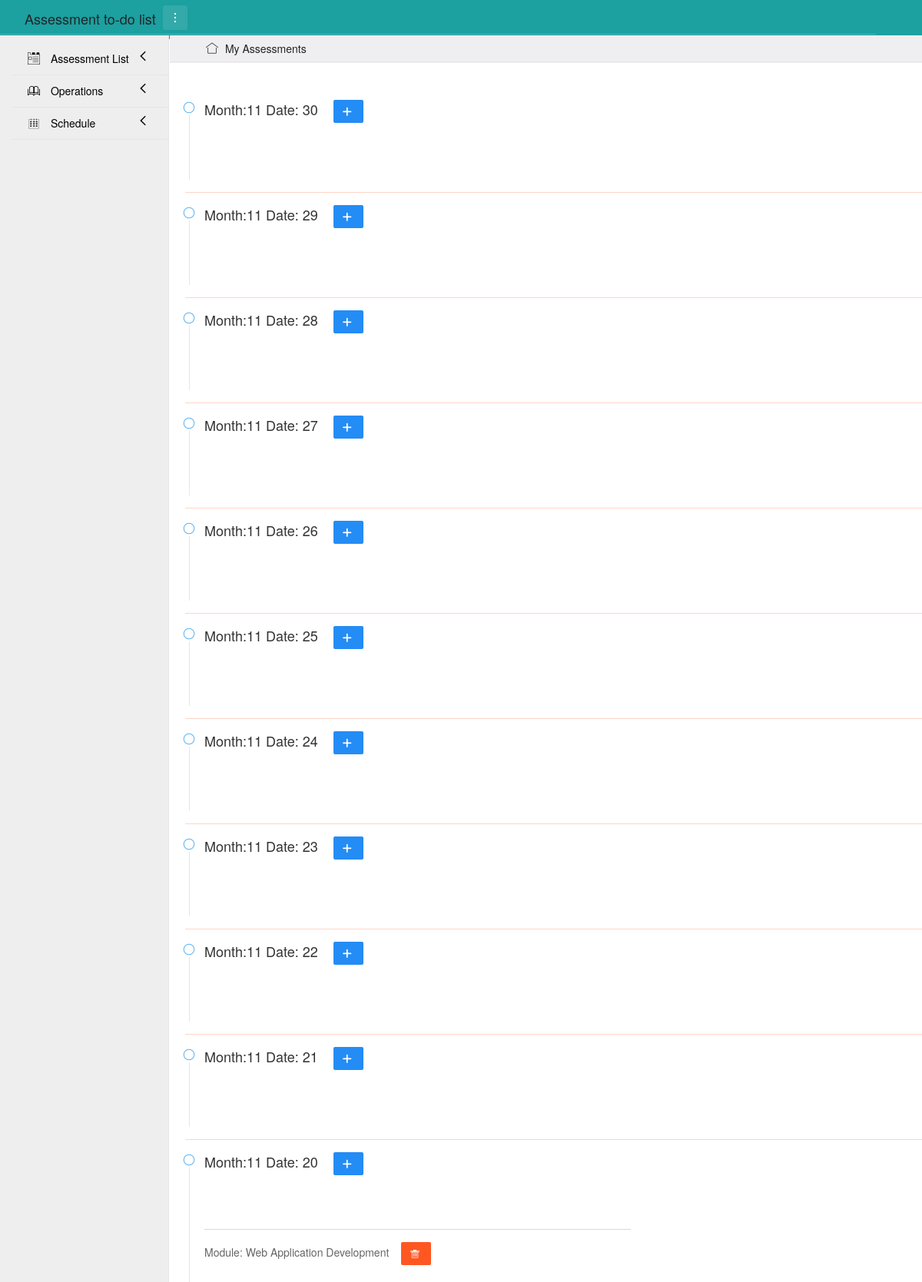
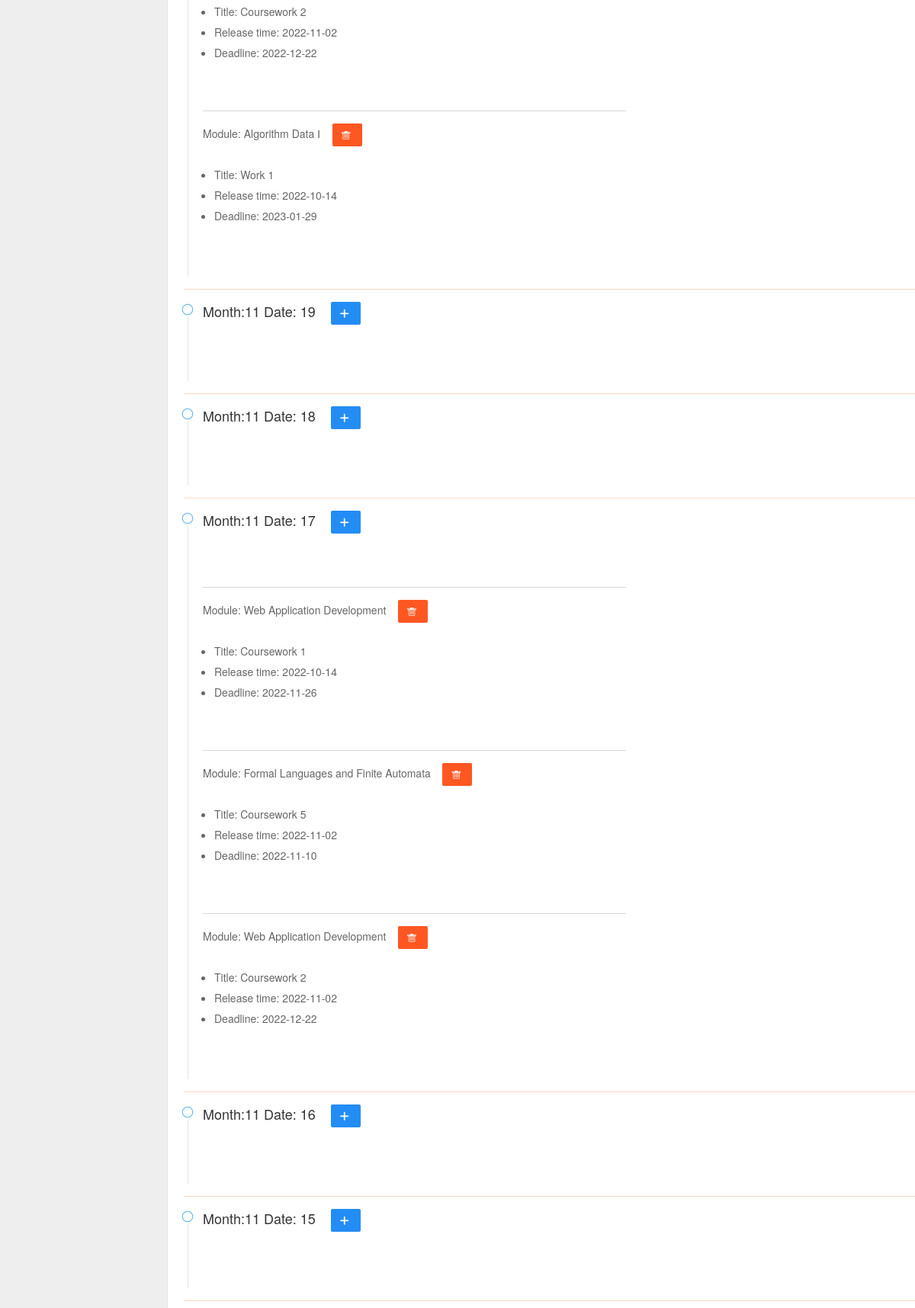
/timeline (upper part), run on the app's committed database (2 pictures, top to bottom).
### app/models.py (models this page shows)
class Assessment(db.Model):
    __tablename__ = 'assessments'
    id = db.Column(db.Integer, primary_key=True)
    module = db.Column(db.String(100))
    title = db.Column(db.String(100))
    code = db.Column(db.String(10))
    release_day = db.Column(db.Date())      # the date that assessment begins
    deadline = db.Column(db.Date())
    description = db.Column(db.String(3000))
    status = db.Column(db.Boolean())    # there are two status, 1 is completed, 0 is uncompleted

### app/views.py (the view)
@app.route('/timeline', methods=['GET', 'POST'])
def timeline():
    plan = db.session.query(Plan.plan_id, Plan.day, Assessment.id, Assessment.module, Assessment.title,
                            Assessment.release_day, Assessment.deadline).join(Assessment, Plan.work == Assessment.id)\
        .order_by(Plan.day).all()
    curr_time = datetime.now()
    month = curr_time.month
    month_range = calendar.monthrange(curr_time.year, curr_time.month)[1]
    plan_list = []
    for i in range(month_range):
        plan_list.append([month_range-i, []])
    before = []
    this_month = datetime(curr_time.year, curr_time.month, 1)
    for i in plan:
        if (i.day - this_month.date()).days * 1 < 0:
            before.append(i)
        else:
            plan_list[30 - i.day.day][1].append(i)
    print(plan_list)
    return render_template('timeline.html', PageTitle='Time Line', plan=plan_list, month=month, before=before,
                           now=curr_time.day*1)

### app/templates/timeline.html (shortened to what this page needs)
{% extends "base.html" %}
{% block content %}
<br>
<br>
<div class="layui-container" id="turn">
    <ul class="layui-timeline">
        {% for i in plan %}
        <li class="layui-timeline-item">
            <i class="layui-icon layui-timeline-axis">&#xe63f;</i>
            <div class="layui-timeline-content layui-text">
                <h3 class="layui-timeline-title">Month:{{month}} Date: {{i[0]}}&nbsp;&nbsp;&nbsp;
                    {% if i[0] >= now %}
                    <a class="layui-btn layui-btn-sm turn" href="{{ url_for('turn', day=i[0]) }}">
                        <i class="layui-icon">&#xe654;</i>
                    </a>
                    {% endif %}
                </h3>
                <br><br>
                {% for k in i[1] %}
                <hr class="layui-border-red mid-hr">
                <p>Module: {{k.module}}&nbsp;&nbsp;&nbsp;
                    <a href="{{ url_for('delete_plan', id=k.plan_id) }}" class="layui-btn layui-btn-sm layui-bg-red">
                        <i class="layui-icon">&#xe640;</i>
                    </a>
                </p>
                <ul>
                    <li>Title: {{k.title}}</li>
                    <li>Release time: {{k.release_day}}</li>
                    <li>Deadline: {{k.deadline}}</li>
                </ul>
                <br><br>
                {% endfor %}
            </div>
        </li>
        <hr class="layui-border-red layui-bg-red">
        {% endfor %}
    </ul>
</div>
{% endblock %}

### app/static/css/index.css (style rules this page uses)
a { color: black; padding: 0; text-decoration: none; }
.mid-hr { width: 50%; }

### data on the page
Assessment: module "Web Application Development", title "Coursework 2", release_day "2022-11-02", deadline "2022-12-22"
Assessment: module "Algorithm Data Ⅰ", title "Work 1", release_day "2022-10-14", deadline "2023-01-29"
Assessment: module "Web Application Development", title "Coursework 1", release_day "2022-10-14", deadline "2022-11-26"
Assessment: module "Formal Languages and Finite Automata", title "Coursework 5", release_day "2022-11-02", deadline "2022-11-10"

### other printed values
{{ i[0] }} "30" "29" "28" "27" "26" "25" "24" "23" "22" "21" "20" "19" "18" "17" "16" "15"
